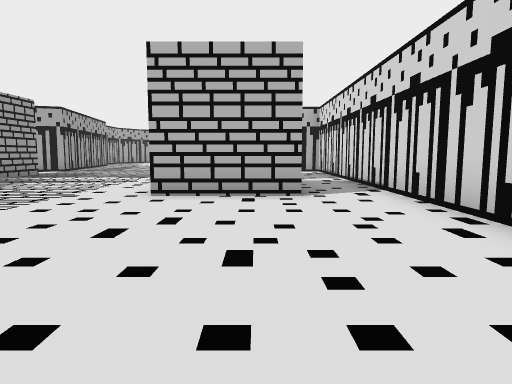
[1] (above)

16 first-person views from a walk through a Unity game level. The camera is 1.4 m above the floor, tilts 6° down and sees 70° across. The floor is counted in squares, 2 m on a side. Each view is taken from the middle of a square. On the plan, view 1 faces up. The plan holds only what a view shows up to about 11 squares ahead; the rest is blank. The place goes on beyond the plan. The player is left out.

[2]
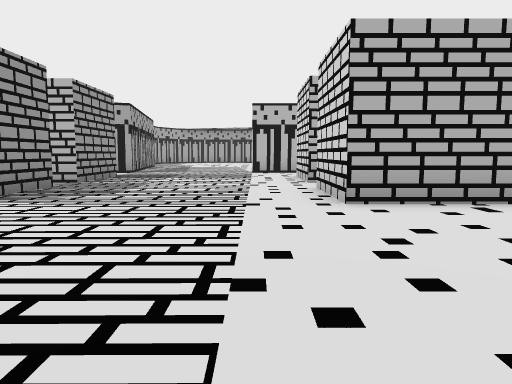

[3]
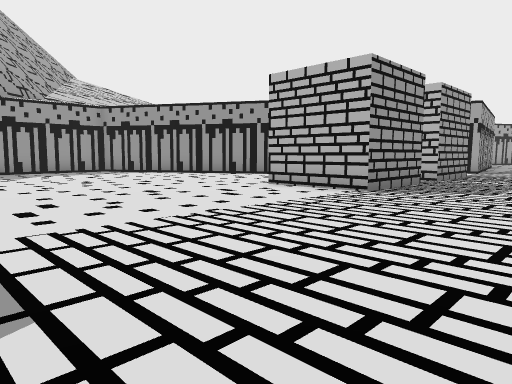

[4]
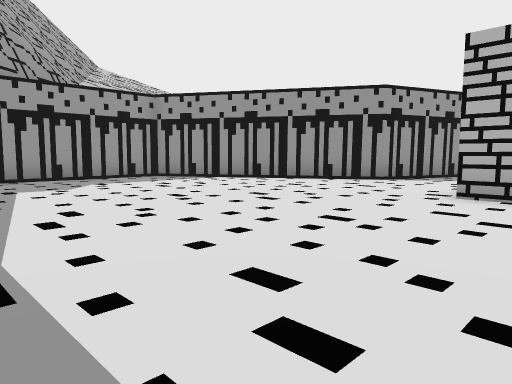

[5]
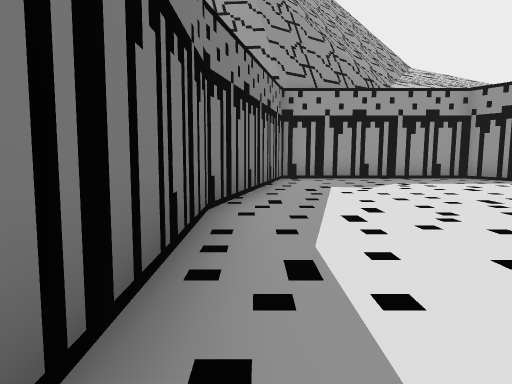

[6]
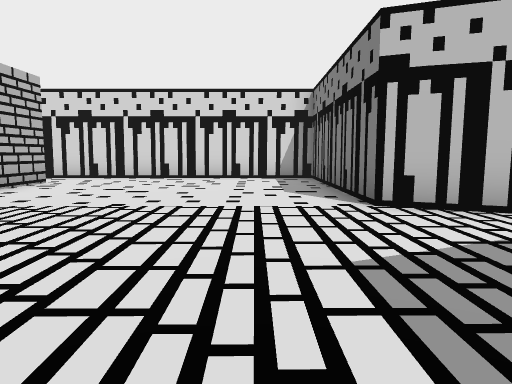

[7]
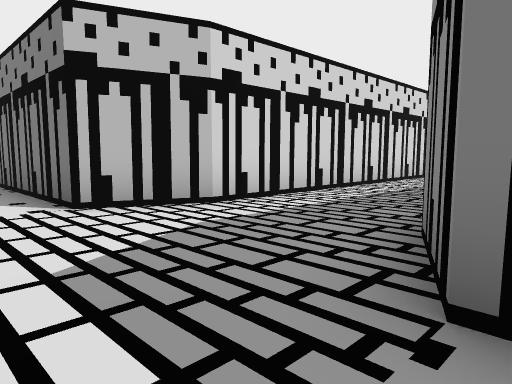

[8]
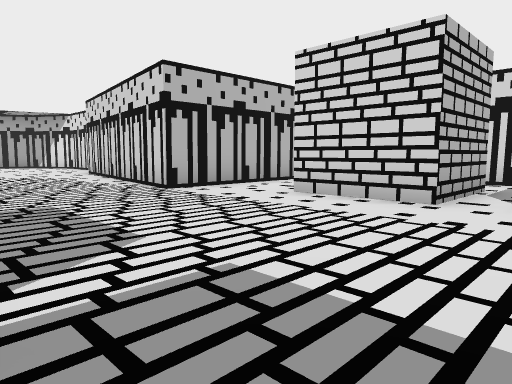

[9]
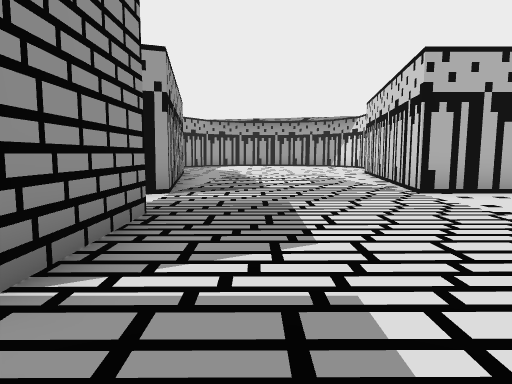

[10]
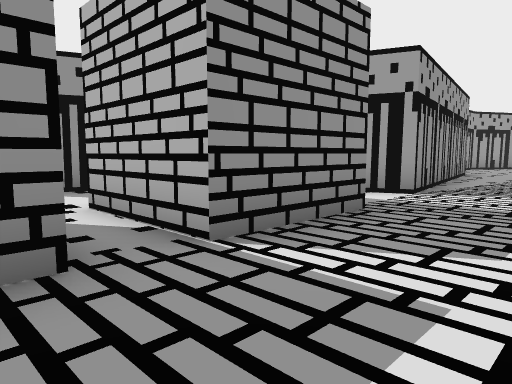

[11]
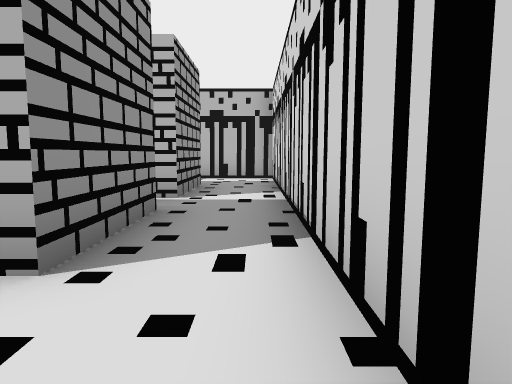

[12]
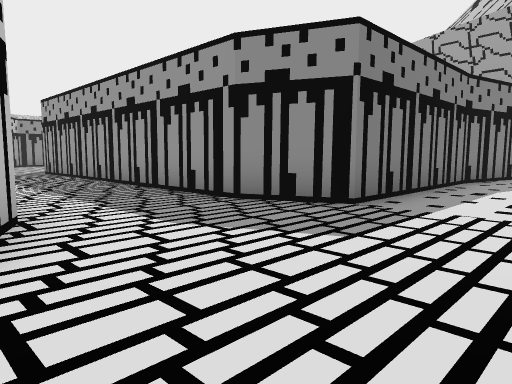

[13]
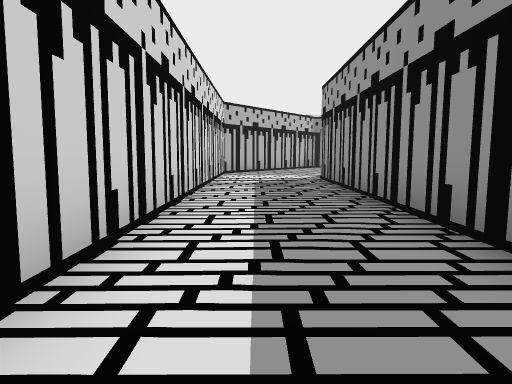

[14]
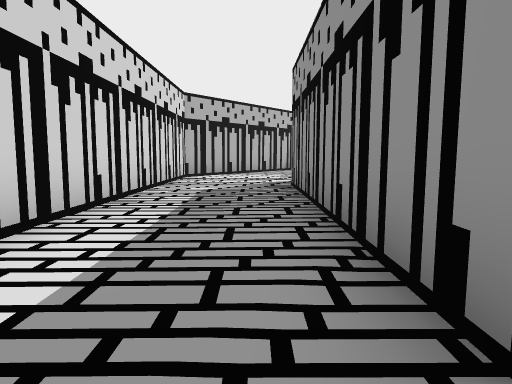

[15]
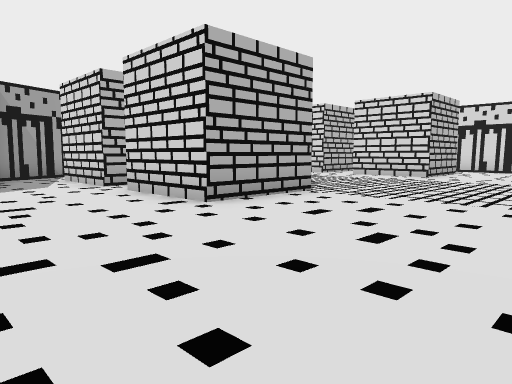

[16]
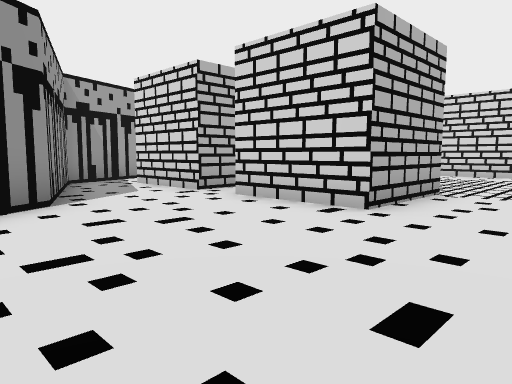

### Floor plan
Points are (right, up) in squares from view 1. A wall is a line through its corners. A room is listed if a view was taken in it or the views show most of it. See-through windows are left out.
Room 1 (views 1, 2, 3, 4, 5, 6, 7, 8, 9, 10, 11, 12, 13, 14, 15, 16)
walls: (-12.6, -0.6) (-7.5, -0.6) (-6.8, -2.2) (-6.8, -12.1); (2.5, 14.4) (-3.1, 14.4) (-2.4, 19.1); (-8.3, 19.6) (-7.5, 14.4) (-11.1, 13) (-12.5, 9.4) (-18.3, 5.9) (-18.3, 0.7) (-12.4, -0.6); (-3.9, -13.5) (-3.9, -2.3) (-3.1, -0.6) (2.5, -0.6) (2.5, 14)
ways out: opening at (-5.5, -12.5)
objects: other object (-9, 7) to (-8, 8); other object (-9, 10) to (-8, 12); other object (-1, 6) to (0, 8); other object (-1, 10) to (0, 12)

Positions as (right, up) in squares from view 1, and headings:
1: (0, 0), facing up
2: (-3, 1), facing up
3: (-4, 0), facing up-left
4: (-8, 0), facing up-left
5: (-8, 0), facing left
6: (-8, 1), facing right
7: (-8, 1), facing down-right
8: (-7, 8), facing up-right
9: (-6, 8), facing up
10: (-5, 8), facing up-left
11: (2, 4), facing up
12: (-3, 2), facing down-left
13: (-5, -2), facing down
14: (-6, -4), facing down
15: (-13, 2), facing up-right
16: (-14, 4), facing up-right
